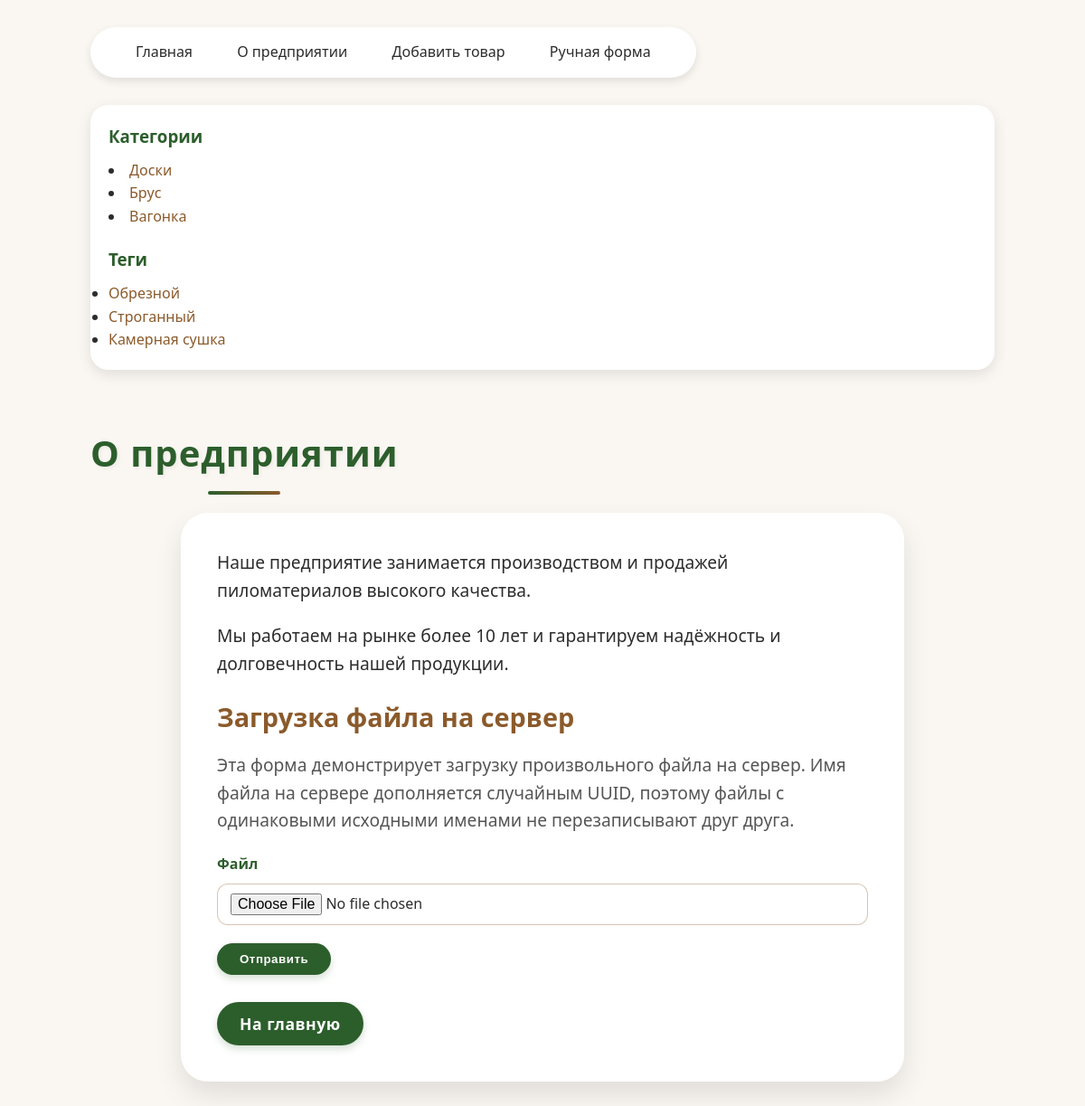
The page /about/ on the database its author committed.
### lumber/models.py (models this page shows, shortened)
class Category(models.Model):
    name = models.CharField(max_length=100, db_index=True, verbose_name="Категория")
    slug = models.SlugField(max_length=255, unique=True, db_index=True, verbose_name="URL")
    class Meta:
        verbose_name = "Категория"
        verbose_name_plural = "Категории"
    def get_absolute_url(self):
        return reverse("category", kwargs={"cat_slug": self.slug})

class Tag(models.Model):
    name = models.CharField(max_length=100, db_index=True, verbose_name="Тег")
    slug = models.SlugField(max_length=255, unique=True, db_index=True, verbose_name="URL")
    class Meta:
        verbose_name = "Тег"
        verbose_name_plural = "Теги"
    def get_absolute_url(self):
        return reverse("tag", kwargs={"tag_slug": self.slug})

### lumber/views.py (the view, shortened to what this page needs)
# urls.py: path("about/", views.AboutPage.as_view(), name="about"),
class AboutPage(DataMixin, FormView):
    form_class = UploadFileForm
    template_name = "lumber/about.html"
    success_url = reverse_lazy("about")
    title_page = "О предприятии"
    def get_context_data(self, **kwargs):
        context = super().get_context_data(**kwargs)
        return self.get_mixin_context(
            context,
            button_text="Отправить",
        )

### lumber/forms.py
class UploadFileForm(forms.Form):
    file = forms.FileField(
        label="Файл",
        widget=forms.ClearableFileInput(attrs={"class": "form-input"}),
        error_messages={
            "required": "Выберите файл для загрузки.",
        },
    )

### lumber/templatetags/lumber_tags.py (called while the page is built)
@register.inclusion_tag('lumber/list_categories.html')
def show_categories():
    cats = Category.objects.all()
    return {"cats": cats}

@register.inclusion_tag('lumber/list_tags.html')
def show_all_tags():
    tags = Tag.objects.all()
    return {"tags": tags}

### lumber/utils.py (called while the page is built)
    def get_mixin_context(self, context, **kwargs):
        context["menu"] = menu
        context["cat_selected"] = None
        context["tag_selected"] = None
        if self.title_page:
            context["title"] = self.title_page
        context.update(kwargs)
        return context

### lumber/templates/lumber/about.html (shortened to what this page needs)
{% extends 'base.html' %}
{% block content %}
    <div class="about-content">
        <p>Наше предприятие занимается производством и продажей пиломатериалов высокого качества.</p>
        <p>Мы работаем на рынке более 10 лет и гарантируем надёжность и долговечность нашей продукции.</p>
        <h2>Загрузка файла на сервер</h2>
        <p class="form-description">
            Эта форма демонстрирует загрузку произвольного файла на сервер. Имя файла на сервере дополняется случайным UUID, поэтому файлы с одинаковыми исходными именами не перезаписывают друг друга.
        </p>
        <form method="post" enctype="multipart/form-data" class="site-form">
            {% for field in form %}
                <div class="form-row">
                    <label class="form-label" for="{{ field.id_for_label }}">{{ field.label }}</label>
                    {{ field }}
                </div>
            {% endfor %}
            <button type="submit" class="btn">{{ button_text }}</button>
        </form>
        <div class="back-link">
            <a class="btn" href="{% url 'home' %}">На главную</a>
        </div>
    </div>
{% endblock %}

### lumber/templates/lumber/list_categories.html
{% for cat in cats %}
    <li><a href="{{ cat.get_absolute_url }}">{{ cat.name }}</a></li>
{% endfor %}

### lumber/templates/lumber/list_tags.html
{% if tags %}
    <div class="tags-sidebar">
        <ul class="tags-list">
            {% for t in tags %}
                <li><a href="{{ t.get_absolute_url }}">{{ t.name }}</a></li>
            {% endfor %}
        </ul>
    </div>
{% endif %}

### lumber/static/lumber/css/style.css (style rules this page uses)
:root { --color-bg: #faf7f2; --color-primary: #2c5e2c; --color-primary-light: #3f7b3f; --color-secondary: #8b5a2b; --color-text: #2c2c2c; --color-text-light: #555; --color-card-bg: #ffffff; --color-shadow: rgba(0, 0, 0, 0.1); --color-error: #b00020; --color-success-bg: #e8f5e9; --color-success-text: #1b5e20; --font-main: "Segoe UI", Roboto, Arial, sans-serif; }
* { margin: 0; padding: 0; box-sizing: border-box; }
body { background-color: var(--color-bg); font-family: var(--font-main); color: var(--color-text); line-height: 1.6; padding: 30px 20px; min-height: 100vh; display: flex; flex-direction: column; align-items: center; }
h2 { color: var(--color-secondary); font-size: 1.8rem; margin-bottom: 15px; }
.sidebar a { color: var(--color-secondary); text-decoration: none; }
.btn { display: inline-block; background-color: var(--color-primary); color: white !important; padding: 10px 25px; border-radius: 30px; text-decoration: none; font-weight: 600; letter-spacing: 0.5px; transition: background-color 0.3s, transform 0.2s; border: none; cursor: pointer; box-shadow: 0 4px 8px rgba(44, 94, 44, 0.2); }
.about-content { background: var(--color-card-bg); border-radius: 30px; padding: 40px; box-shadow: 0 15px 30px var(--color-shadow); max-width: 800px; margin: 0 auto; }
.about-content p { font-size: 1.2rem; margin-bottom: 20px; }
.form-description { color: var(--color-text-light); margin-bottom: 25px; font-size: 1.1rem; }
.site-form { margin-top: 20px; }
.form-row { margin-bottom: 20px; }
.form-label { display: block; font-weight: 600; color: var(--color-primary); margin-bottom: 8px; }
.form-input, .site-form input[type="text"], .site-form input[type="number"], .site-form input[type="email"], .site-form input[type="file"], .site-form textarea, .site-form select { width: 100%; max-width: 100%; padding: 10px 14px; border: 1px solid rgba(139, 90, 43, 0.35); border-radius: 12px; background: #fff; color: var(--color-text); font-family: var(--font-main); font-size: 1rem; }
.back-link { margin-top: 30px; font-size: 1.1rem; }

### rows shown on the page
Category: name "Доски"
Category: name "Брус"
Category: name "Вагонка"
Tag: name "Обрезной"
Tag: name "Строганный"
Tag: name "Камерная сушка"

### other values the page prints
{{ item.title }} "Главная" "О предприятии" "Добавить товар" "Ручная форма"
{{ title }} "О предприятии"
{{ field.label }} "Файл"
{{ button_text }} "Отправить"
